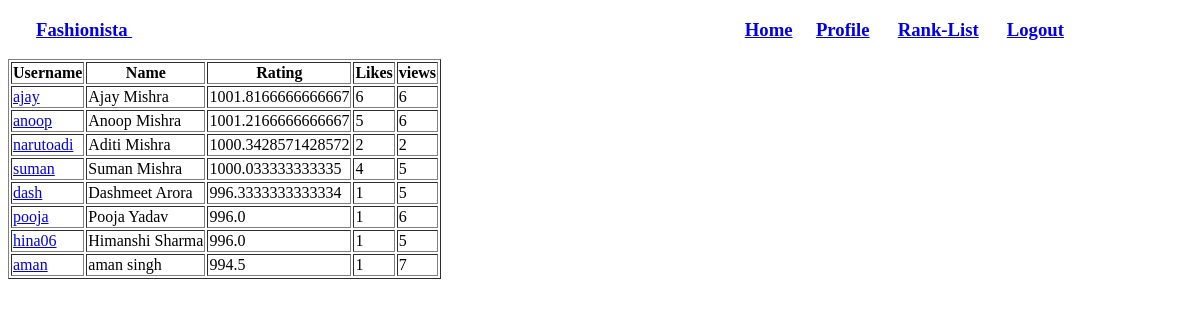
Page /FashionPoll/rank-list/ on the earlier database version.
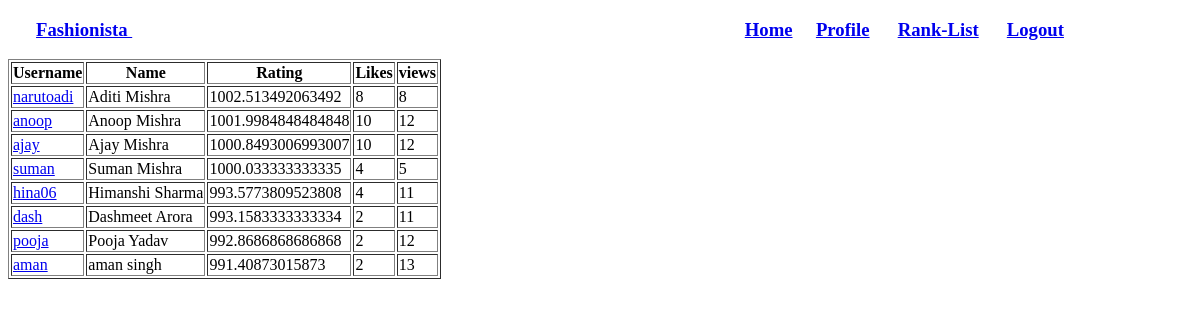
Same page on the later database version.
### FashionPoll/models.py (models this page shows, shortened)
class Fashionista(models.Model):
	user = models.OneToOneField(User)
	fashionista_picture = models.ImageField(upload_to='fashionista_images',blank=False)
	title = models.CharField(max_length=250)
	likes = models.IntegerField(default=0)
	views = models.IntegerField(default=0)
	rating = models.FloatField(default = 1000.0000, db_index = True)

### FashionPoll/views.py (the view)
def rank_list(request):
	flist = Fashionista.objects.order_by('-rating')
	context_dict = {'flist' : flist, }
	return render(request, 'FashionPoll/rank_list.html', context_dict)

### templates/FashionPoll/rank_list.html (shortened to what this page needs)
<!DOCTYPE html>
{% load static %}
<html>
<head>
	<link rel="stylesheet" href="{% static "FashionPoll/css/styleHome.css" %}" />
</head>
<body>
<h3> <a href="/FashionPoll/"> Fashionista </a> <a href="/FashionPoll/home">Home</a><a href="/FashionPoll/home">Profile</a> <a href="/FashionPoll/rank-list">Rank-List</a> <a href="/FashionPoll/logout">Logout</a>  </h3>
<table border="1">
	<tr>
		<th>Username</th>
		<th>Name</th>
		<th>Rating</th>
		<th>Likes</th>
		<th>views</th>
	</tr>
	{% for element in flist %}
		<tr>
			<td><a href="/FashionPoll/user/{{ element.user.username }}">{{ element.user.username }}</a></td>
			<td>{{ element.user.first_name }} {{ element.user.last_name }} </td>
			<td>{{ element.rating }}</td>
			<td>{{ element.likes }}</td>
			<td>{{ element.views }}</td>
		</tr>
	{% endfor %}
</table>
</body>
</html>

Differences in the rows shown:
changed Fashionista "narutoadi": rating "1000.3428571428572" → "1002.513492063492"; likes "2" → "8"; views "2" → "8"; moves up the list
changed Fashionista "anoop": rating "1001.2166666666667" → "1001.9984848484848"; likes "5" → "10"; views "6" → "12"; moves down the list
changed Fashionista "ajay": rating "1001.8166666666667" → "1000.8493006993007"; likes "6" → "10"; views "6" → "12"
changed Fashionista "hina06": rating "996.0" → "993.5773809523808"; likes "1" → "4"; views "5" → "11"; moves up the list
changed Fashionista "dash": rating "996.3333333333334" → "993.1583333333334"; likes "1" → "2"; views "5" → "11"
changed Fashionista "pooja": rating "996.0" → "992.8686868686868"; likes "1" → "2"; views "6" → "12"
changed Fashionista "aman": rating "994.5" → "991.40873015873"; likes "1" → "2"; views "7" → "13"
